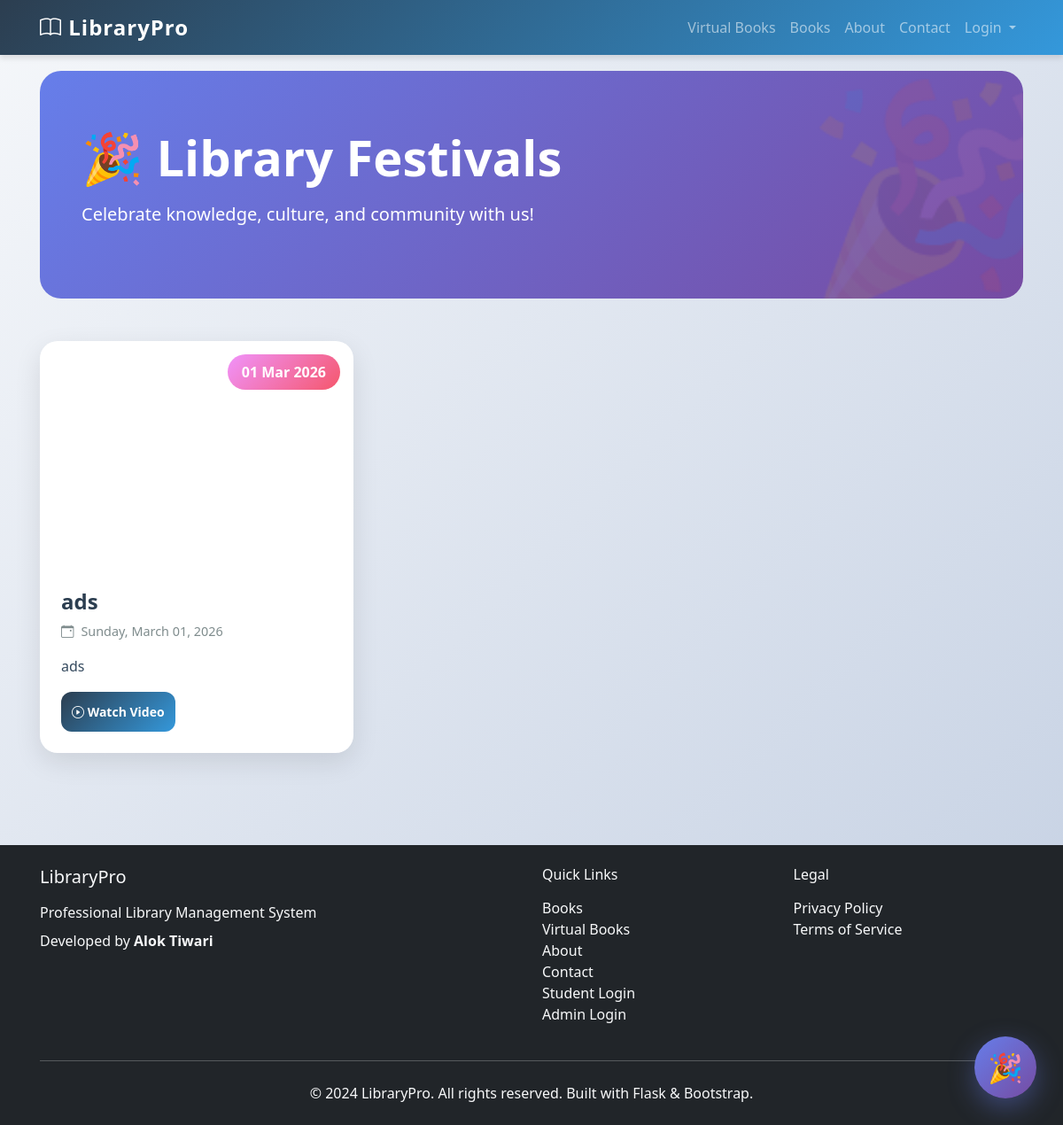
Page /festivals on the committed database.
### app/models.py (models this page shows, shortened)
class Festival(db.Model):
    id = db.Column(db.Integer, primary_key=True)
    title = db.Column(db.String(200), nullable=False)
    description = db.Column(db.Text, nullable=True)
    date = db.Column(db.Date, nullable=False)
    image_path = db.Column(db.String(500), nullable=True)
    video_url = db.Column(db.String(500), nullable=True)
    video_path = db.Column(db.String(500), nullable=True)
    created_by = db.Column(db.Integer, db.ForeignKey('user.id'), nullable=False)
    created_at = db.Column(db.DateTime, nullable=False, default=datetime.utcnow)
    is_active = db.Column(db.Boolean, nullable=False, default=True)
    creator = db.relationship('User', foreign_keys=[created_by], backref='festivals')

### app/main/routes.py (the view)
@bp.route('/festivals')
def festivals():
    festivals = Festival.query.filter_by(is_active=True).order_by(Festival.date.desc()).all()
    return render_template('main/festivals.html', title='Library Festivals', festivals=festivals)

### app/templates/main/festivals.html (shortened to what this page needs)
{% extends "base.html" %}
{% block content %}
<link rel="stylesheet" href="{{ url_for('static', filename='css/festival.css') }}">
<div class="festival-hero">
    <div class="container">
        <div class="d-flex justify-content-between align-items-center">
            <div>
                <h1 class="display-4 fw-bold mb-3">🎉 Library Festivals</h1>
                <p class="lead">Celebrate knowledge, culture, and community with us!</p>
            </div>
        </div>
    </div>
</div>
{% if festivals %}
<div class="row">
    {% for festival in festivals %}
    <div class="col-lg-4 col-md-6 mb-4">
        <div class="festival-card">
            <div class="festival-image-container">
                {% if festival.video_path %}
                <video class="festival-image" muted loop autoplay playsinline>
                    <source src="{{ festival.video_path }}" type="video/mp4">
                </video>
                {% elif festival.image_path %}
                <img src="{{ festival.image_path }}" alt="{{ festival.title }}" class="festival-image"
                     onclick="viewImage('{{ festival.image_path }}', '{{ festival.title }}')" style="cursor: pointer;">
                {% else %}
                <div class="festival-image" style="background: linear-gradient(135deg, #667eea 0%, #764ba2 100%); display: flex; align-items: center; justify-content: center; color: white; font-size: 4rem;">
                    🎊
                </div>
                {% endif %}
                <div class="festival-badge">{{ festival.date.strftime('%d %b %Y') }}</div>
            </div>
            <div class="festival-content">
                <h3 class="festival-title">{{ festival.title }}</h3>
                <div class="festival-date">
                    <i class="bi bi-calendar-event"></i>
                    {{ festival.date.strftime('%A, %B %d, %Y') }}
                </div>
                <p class="festival-description">{{ festival.description }}</p>
                <div class="festival-actions">
                    {% if festival.video_url or festival.video_path %}
                    {% if festival.video_url %}
                    <button class="btn btn-primary btn-sm" onclick="openVideo('{{ festival.video_url }}', '{{ festival.title }}', 'url')">
                        <i class="bi bi-play-circle"></i> Watch Video
                    </button>
                    {% elif festival.video_path %}
                    <button class="btn btn-primary btn-sm" onclick="openVideo('{{ festival.video_path }}', '{{ festival.title }}', 'file')">
                        <i class="bi bi-play-circle"></i> Watch Video
                    </button>
                    {% endif %}
                    {% endif %}
                </div>
            </div>
        </div>
    </div>
    {% endfor %}
</div>
{% else %}
<div class="text-center py-5">
    <i class="bi bi-calendar-x" style="font-size: 4rem; color: #ccc;"></i>
    <h4 class="mt-3 text-muted">No festivals yet</h4>
    <p class="text-muted">Check back soon for upcoming celebrations!</p>
</div>
{% endif %}
<a href="{{ url_for('main.festivals') }}" class="festival-float-btn" title="Festivals">
    🎉
</a>
{% endblock %}

### app/static/css/style.css (style rules this page uses)
:root { --primary-color: #2c3e50; --secondary-color: #3498db; --accent-color: #e74c3c; --success-color: #27ae60; --warning-color: #f39c12; --light-bg: #f8f9fa; --card-shadow: 0 4px 6px rgba(0, 0, 0, 0.1); --hover-shadow: 0 8px 15px rgba(0, 0, 0, 0.2); --border-radius: 12px; }
body { font-family: 'Segoe UI', Tahoma, Geneva, Verdana, sans-serif; background: linear-gradient(135deg, #f5f7fa 0%, #c3cfe2 100%); min-height: 100vh; padding: 0; margin: 0; }
.container { padding-left: 15px; padding-right: 15px; }
.btn { border-radius: 8px; padding: 0.75rem 1.5rem; font-weight: 500; transition: all 0.3s ease; }
.btn-primary { background: linear-gradient(135deg, var(--primary-color) 0%, var(--secondary-color) 100%); border: none; }
.btn-primary { background: linear-gradient(135deg, var(--primary-color) 0%, var(--secondary-color) 100%); border: none; border-radius: 12px; padding: 0.75rem; font-weight: 600; transition: all 0.3s ease; }

### app/static/css/modern.css (style rules this page uses)
:root { --primary: #6366f1; --secondary: #8b5cf6; --success: #10b981; --danger: #ef4444; --warning: #f59e0b; --info: #3b82f6; --dark: #1f2937; --light: #f9fafb; }

### app/static/css/festival.css (style rules this page uses)
.festival-hero { background: linear-gradient(135deg, #667eea 0%, #764ba2 100%); padding: 4rem 2rem; border-radius: 24px; color: white; margin-bottom: 3rem; position: relative; overflow: hidden; }
.festival-hero::before { content: '🎉'; position: absolute; font-size: 15rem; opacity: 0.1; right: -50px; top: -50px; animation: float 6s ease-in-out infinite; }
.festival-card { background: white; border-radius: 20px; overflow: hidden; box-shadow: 0 10px 30px rgba(0,0,0,0.1); transition: all 0.4s cubic-bezier(0.4, 0, 0.2, 1); height: 100%; }
.festival-image { width: 100%; height: 250px; object-fit: cover; transition: transform 0.4s; }
.festival-image-container { overflow: hidden; position: relative; }
.festival-badge { position: absolute; top: 15px; right: 15px; background: linear-gradient(135deg, #f093fb 0%, #f5576c 100%); color: white; padding: 0.5rem 1rem; border-radius: 20px; font-weight: 600; animation: pulse 2s infinite; }
.festival-content { padding: 1.5rem; }
.festival-title { font-size: 1.5rem; font-weight: 700; color: #2c3e50; margin-bottom: 0.5rem; }
.festival-date { color: #7f8c8d; font-size: 0.9rem; margin-bottom: 1rem; display: flex; align-items: center; gap: 0.5rem; }
.festival-description { color: #34495e; line-height: 1.6; margin-bottom: 1rem; }
.festival-actions { display: flex; gap: 0.5rem; }
.festival-float-btn { position: fixed; bottom: 30px; right: 30px; width: 70px; height: 70px; background: linear-gradient(135deg, #667eea 0%, #764ba2 100%); border-radius: 50%; display: flex; align-items: center; justify-content: center; color: white; font-size: 2rem; box-shadow: 0 10px 30px rgba(102, 126, 234, 0.4); cursor: pointer; transition: all 0.3s; animation: bounce 2s infinite; z-index: 1000; text-decoration: none; }
.festival-card { animation: slideInUp 0.6s ease-out; }
.festival-card:nth-child(1) { animation-delay: 0.1s; }

### rows in the picture
Festival: date "01 Mar 2026", title "ads", date "Sunday, March 01, 2026", description "ads"
